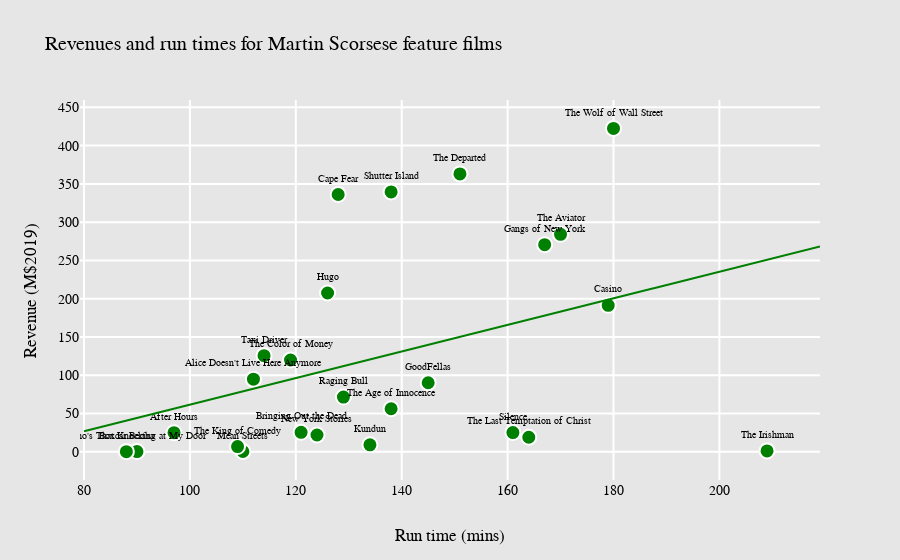

Notebook code for this chart:
### Markdown cell above
## Revenues as a function of runtime.

### Code cell
fig = go.Figure()

fig.add_trace(go.Scatter(
    x=scorsese_features['runtime'], 
    y=scorsese_features['revenue_imdb_adj'],
    mode='markers+text',
    marker_color='green',
    marker_size=15,
    marker_line_width=2,
    marker_line_color='white',
    text=scorsese_features['title'],
    textposition="top center",
    textfont={'size':10},
    hovertemplate = '<br>Runtime (mins): %{x}'+ '<br>Revenue (M$2019): %{y}' +
                    '<br>Title: %{text}' + '<extra></extra>',
    ))

# Add the linear fit.
fig.add_trace(go.Scatter(
    x=x_runtime,
    y=fit_revenue_runtime,
    marker_color='green',
    mode='lines'
    ))

fig.update_layout(
    font={'color':'black', 'family':'Courier New', 'size':14},
    title='Revenues and run times for Martin Scorsese feature films',
    title_font_size=20,
    xaxis={
        'title':'Run time (mins)',
        'gridcolor':'white',
        'gridwidth':2,
    },
    yaxis={
        'title':'Revenue (M$2019)',
        'gridcolor':'white',
        'gridwidth':2,
    },
    showlegend=False,
    paper_bgcolor='rgb(230, 230, 230)',
    plot_bgcolor='rgb(230, 230, 230)',
)
fig.show()

### Figure 1 — Plotly figure (JSON) as saved in the notebook; plotly's stock layout.template omitted (floating-point values rounded to 4 significant figures; data arrays with more than 128 entries replaced by an {"elided": "..."} marker saying what was removed)
{"data": [{"hovertemplate": "<br>Runtime (mins): %{x}<br>Revenue (M$2019): %{y}<br>Title: %{text}<extra></extra>", "marker": {"color": "green", "line": {"color": "white", "width": 2}, "size": 15}, "mode": "markers+text", "text": ["Who's That Knocking at My Door", "Boxcar Bertha", "Mean Streets", "Alice Doesn't Live Here Anymore", "Taxi Driver", "Raging Bull", "The King of Comedy", "After Hours", "The Color of Money", "The Last Temptation of Christ", "New York Stories", "GoodFellas", "Cape Fear", "The Age of Innocence", "Casino", "Kundun", "Bringing Out the Dead", "Gangs of New York", "The Aviator", "The Departed", "Shutter Island", "Hugo", "The Wolf of Wall Street", "Silence", "The Irishman"], "textfont": {"size": 10}, "textposition": "top center", "type": "scatter", "x": [90, 88, 110, 112, 114, 129, 109, 97, 119, 164, 124, 145, 128, 138, 179, 134, 121, 167, 170, 151, 138, 126, 180, 161, 209], "y": [0.1209, 0.03871, 0.2326, 94.74, 125.5, 71.32, 6.6, 24.76, 119.8, 18.82, 21.8, 90.07, 336.1, 56.05, 191.3, 8.894, 25.32, 270.5, 284.1, 363.0, 339.5, 207.4, 422.5, 24.94, 0.9689]}, {"marker": {"color": "green"}, "mode": "lines", "type": "scatter", "x": {"elided": "140 int values"}, "y": {"elided": "140 float values"}}], "layout": {"font": {"color": "black", "family": "Courier New", "size": 14}, "paper_bgcolor": "rgb(230, 230, 230)", "plot_bgcolor": "rgb(230, 230, 230)", "showlegend": false, "title": {"font": {"size": 20}, "text": "Revenues and run times for Martin Scorsese feature films"}, "xaxis": {"gridcolor": "white", "gridwidth": 2, "title": {"text": "Run time (mins)"}}, "yaxis": {"gridcolor": "white", "gridwidth": 2, "title": {"text": "Revenue (M$2019)"}}}}
